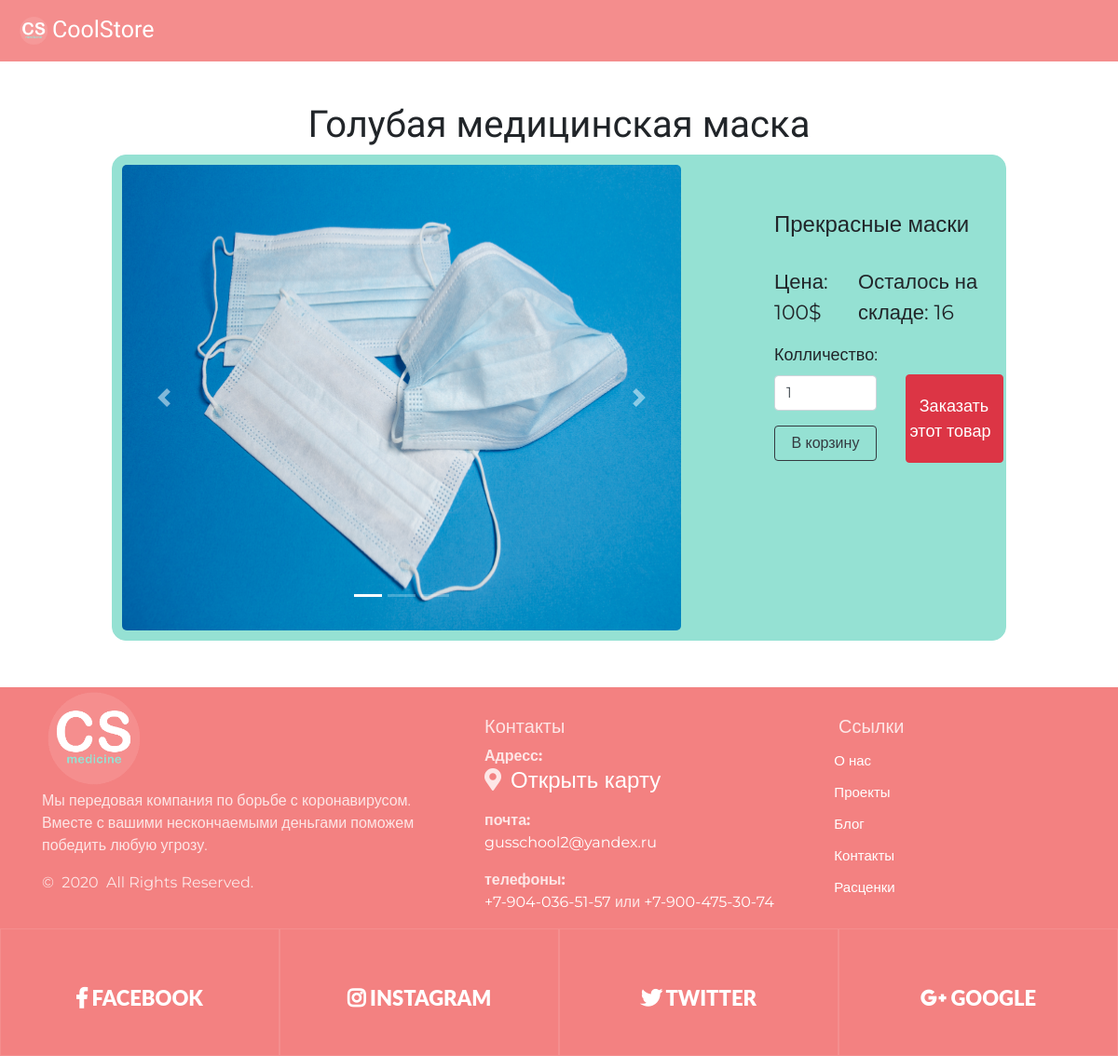
Page /product/1 on the committed database.
### data/products.py (models this page shows, shortened)
class Products(SqlAlchemyBase, UserMixin, SerializerMixin):
    __tablename__ = 'products'
    id = sqlalchemy.Column(sqlalchemy.Integer, primary_key=True, autoincrement=True)
    title = sqlalchemy.Column(sqlalchemy.String, nullable=True)
    about = sqlalchemy.Column(sqlalchemy.String, nullable=True)
    price = sqlalchemy.Column(sqlalchemy.Integer, nullable=True)
    existence = sqlalchemy.Column(sqlalchemy.Boolean, default=True)
    still_have = sqlalchemy.Column(sqlalchemy.Integer, nullable=True)

### main.py (the view, shortened to what this page needs)
@app.route('/product/<int:product_id>', methods=['GET', 'POST'])
def product(product_id):
    form = Buy()
    if current_user.is_authenticated:
        filename = get_profile_img()
    else:
        filename = 'profilem'
    sessions = db_session.create_session()
    prod = sessions.query(products.Products).get(product_id)
    return render_template('product.html', prod=prod, filename=filename,
                           basket_count=session.get('basket_count', 0), title=prod.title,
                           form=form)

### main.py
class Buy(FlaskForm):
    count = IntegerField('Колличество:', validators=[DataRequired(), NumberRange(1)],
                         default=1)
    submit = SubmitField('В корзину')

### data/db_session.py (called while the page is built)
def create_session() -> Session:
    global __factory
    return __factory()

### templates/product.html (shortened to what this page needs)
{% extends 'base.html' %}
{% block content %}
<div class="product">
    <div id="demo" class="carousel slide" data-ride="carousel">
        <ul class="carousel-indicators">
            <li data-target="#demo" data-slide-to="0" class="active"></li>
            <li data-target="#demo" data-slide-to="1"></li>
            <li data-target="#demo" data-slide-to="2"></li>
        </ul>
        <div class="carousel-inner">
            <div class="carousel-item active">
                <img src="/static/img/product_icons/{{ prod.id }}_1.jpg" width="600px"
                     height="500px">
            </div>
        </div>
        <a class="carousel-control-prev" href="#demo" data-slide="prev">
            <span class="carousel-control-prev-icon"></span>
        </a>
        <a class="carousel-control-next" href="#demo" data-slide="next">
            <span class="carousel-control-next-icon"></span>
        </a>
    </div>
    <div style="margin: 50px; padding-left: 50px">
        <h4 style="margin-bottom: 30px;">{{ prod.about }}</h4>
        <div style="display: flex;">
            <div style="font-size: 22px; margin-right: 15px;">Цена: {{ prod.price }}$</div>
            <div style="font-size: 22px;">Осталось на складе: {{ prod.still_have }}</div>
        </div>
        <form action="" method="post">
            <div style="display: flex;">
                <div style="display: block">
                    <p>
                    <div style="font-size: 18px">{{ form.count.label }}</div>
                    {{ form.count(type="number", style='width: 110px; margin-bottom: 5px;',
                    class="form-control",
                    id="validationDefault01") }}
                    </p>
                    <p style="margin-top: 0px;">{{ form.submit(type="submit", class="btn
                        btn-outline-dark", style='width: 110px')
                        }}
                    </p>
                </div>
                <a href="/buy_now/{{ prod.id }}" class="btn btn-danger"
                   style="width: 105px; height: 95px; margin-top: 50px; margin-left: 30px;
                   color: white; font-size: 18px; padding-top: 20px; padding-left: 3px;">
                    <div style="margin-left: 8px;">Заказать</div>
                    <div>этот товар</div>
                </a>
            </div>
        </form>
    </div>
</div>
{% endblock %}

### templates/base.html (shortened to what this page needs)
<!DOCTYPE html>
<html lang="en">
<head>
    <link rel="stylesheet" href="https://use.fontawesome.com/releases/v5.7.2/css/all.css"
>
    <link rel="stylesheet" href="../../static/css/style.css">
    <link rel="stylesheet"
          href="https://stackpath.bootstrapcdn.com/bootstrap/4.4.1/css/bootstrap.min.css"
>
    <link rel="stylesheet"
          href="https://maxcdn.bootstrapcdn.com/bootstrap/4.1.0/css/bootstrap.min.css">
    <link href="//maxcdn.bootstrapcdn.com/bootstrap/4.1.1/css/bootstrap.min.css" rel="stylesheet"
          id="bootstrap-css">
</head>
<body style="font-family: 'Montserrat', sans-serif;">
<header class="header">
    <nav class="navbar navbar-expand-lg navbar-light" style="background-color: #f38181;">
        <a class="navbar-brand" href="/" style="font-size: 25px; color: white; font-family:
        'Kaushan Script', cursive; display: flex;">
            <img class="brand-logo-light" src="/static/img/new_icon.png"
                 alt="Логотип" width="30" height="30" style="margin: 5px;">
            <div>CoolStore</div>
        </a>
    </nav>
</header>
<h1 align="center" style="margin-top: 110px; font-family: 'Kaushan Script', cursive;">
    {{ title }}
</h1>
{% block content %}
{% endblock %}
<footer class="section footer-classic context-dark bg-image"
        style="background: #f38181; margin-top: 50px;">
    <div class="container">
        <div class="row row-30">
            <div class="col-md-4 col-xl-5">
                <div class="pr-xl-4"><a class="brand" href="#">
                    <img class="brand-logo-light" src="/static/img/new_icon.png" alt="Логотип"
                         width="100" height="100" style="margin: 5px;"></a>
                    <p>Мы передовая компания по борьбе с коронавирусом.
                        Вместе с вашими нескончаемыми деньгами поможем победить любую угрозу.</p>
                    <p class="rights"><span>©  </span><span class="copyright-year">2020</span><span>
                </span><span>All Rights Reserved.</span></p>
                </div>
            </div>
            <div class="col-md-4" style="padding-top: 30px">
                <h5>Контакты</h5>
                <dl class="contact-list">
                    <dt>Адресс:</dt>
                    <dd>
                        <h4 style="display: flex" class="map__title">
                            <div><i class="fas fa-map-marker-alt"></i></div>
                            <a style="padding-left: 10px"
                               href="https://clck.ru/MkGYr"
                               target="_blank">Открыть карту</a>
                        </h4>
                    </dd>
                </dl>
                <dl class="contact-list">
                    <dt>почта:</dt>
                    <dd><a href="mailto:#">gusschool2@yandex.ru</a></dd>
                </dl>
                <dl class="contact-list">
                    <dt>телефоны:</dt>
                    <dd><a href="tel:#">+7-904-036-51-57</a> <span>или</span>
                        <a href="tel:#">+7-900-475-30-74</a>
                    </dd>
                </dl>
            </div>
            <div class="col-md-4 col-xl-3" style="padding-top: 30px">
                <h5>Ссылки</h5>
                <ul class="nav-list">
                    <li><a class="footer_href" href="#">О нас</a></li>
                    <li><a class="footer_href" href="#">Проекты</a></li>
                    <li><a class="footer_href" href="#">Блог</a></li>
                    <li><a class="footer_href" href="#">Контакты</a></li>
                    <li><a class="footer_href" href="#">Расценки</a></li>
                </ul>
            </div>
        </div>
    </div>
    <div class="row no-gutters social-container">
        <div class="col"><a class="social-inner" href="https:\www.facebook.com"
                            style="padding-bottom: 50px;" target="_blank"><span
                class="icon mdi mdi-facebook"></span><span style="font-size: 22px;"><i
                class="fab fa-facebook-f"></i>  Facebook</span></a></div>
        <div class="col"><a class="social-inner" href="https:\www.instagram.com"
                            target="_blank"><span
                class="icon mdi mdi-instagram"></span><span style="font-size: 22px;"><i
                class="fab fa-instagram"></i>  instagram</span></a></div>
        <div class="col"><a class="social-inner" href="https:\twitter.com" target="_blank"><span
                class="icon mdi mdi-twitter"></span><span style="font-size: 22px;"><i
                class="fab fa-twitter"></i>  twitter</span></a></div>
        <div class="col"><a class="social-inner" href="https:\www.google.com" target="_blank"><span
                class="icon mdi mdi-youtube-play"></span><span style="font-size: 22px;"><i
                class="fab fa-google-plus-g"></i>  google</span></a></div>
    </div>
</footer>
</body>
</html>

### static/css/style.css (style rules this page uses)
.icon { width: 40px; height: 40px; margin: 0px; padding: 0px; }
img { border-radius: 5px; }
.header { width: 100%; opacity: .9; z-index: 1000; position: fixed; top: 0; left: 0; right: 0; transform: translate3d(0, 0, 0); }
.product { border: 1px solid #95e1d3; border-radius: 15px; background: #95e1d3; display: flex; margin-left: 10%; margin-right: 10%; margin-bottom: 1%; padding: 10px; }
.context-dark, .bg-gray-dark, .bg-primary { color: rgba(255, 255, 255, 0.8); }
.footer-classic a, .footer-classic a:focus, .footer-classic a:active { color: #ffffff; }
.nav-list li { padding-top: 5px; padding-bottom: 5px; }
ul, ol { list-style: none; padding: 0; margin: 0; }
.social-inner { display: flex; flex-direction: column; align-items: center; width: 100%; padding: 23px; font: 900 13px/1 "Lato", -apple-system, BlinkMacSystemFont, "Segoe UI", Roboto, "Helvetica Neue", Arial, sans-serif; text-transform: uppercase; color: rgba(255, 255, 255, 0.5); }
.social-container .col { border: 1px solid rgba(255, 255, 255, 0.1); }
.nav-list li a:before { content: "\f14f"; font: 400 21px/1 "Material Design Icons"; color: #4d6de6; display: inline-block; vertical-align: baseline; margin-left: -28px; margin-right: 7px; opacity: 0; visibility: hidden; transition: .22s ease; }
.footer_href { color: #ffffff; font-size: 15px; decoration: none; }

### rows in the picture
Products: title "Голубая медицинская маска", about "Прекрасные маски", price "100", still_have "16"
